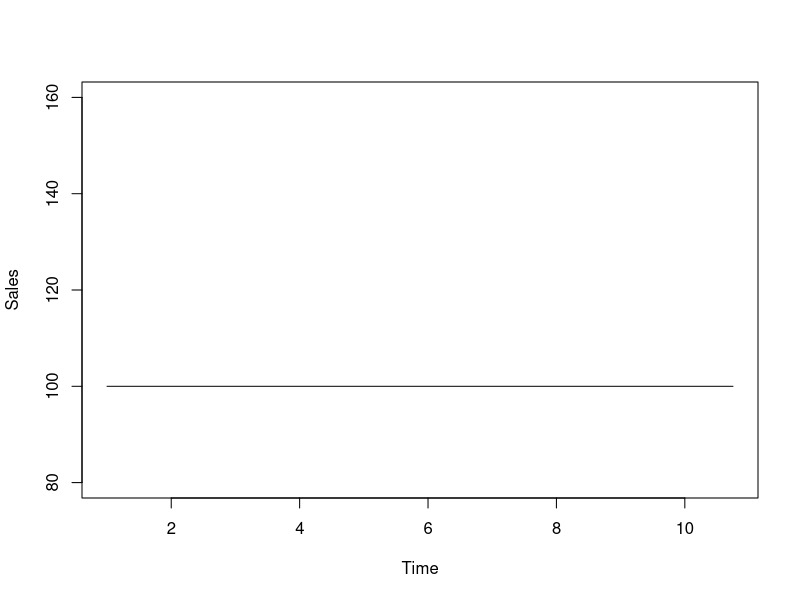
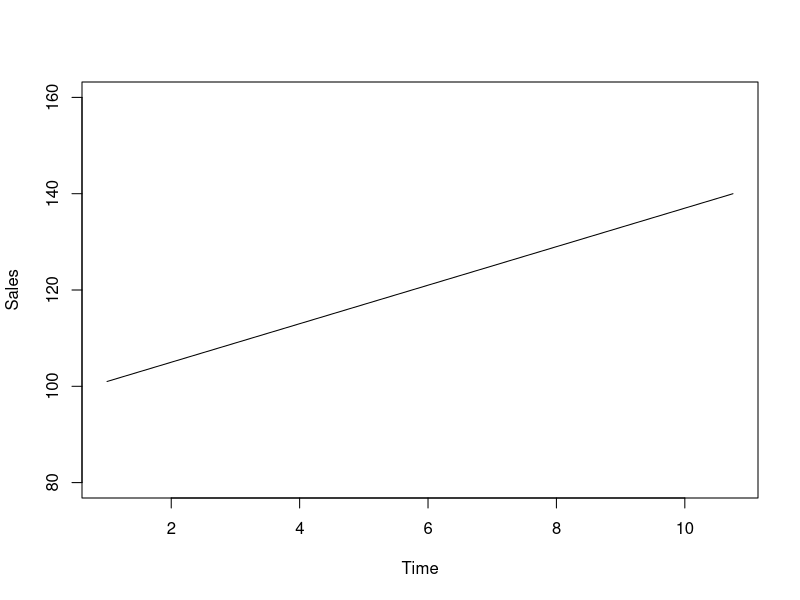
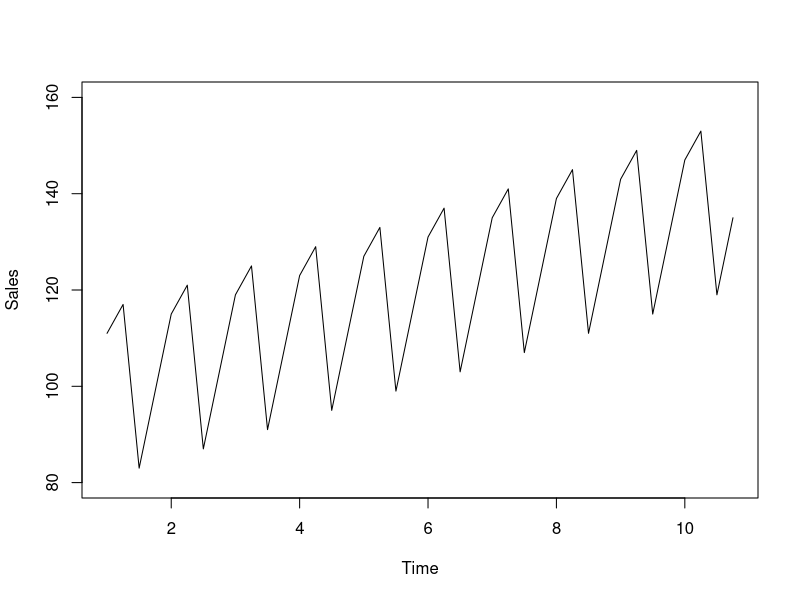
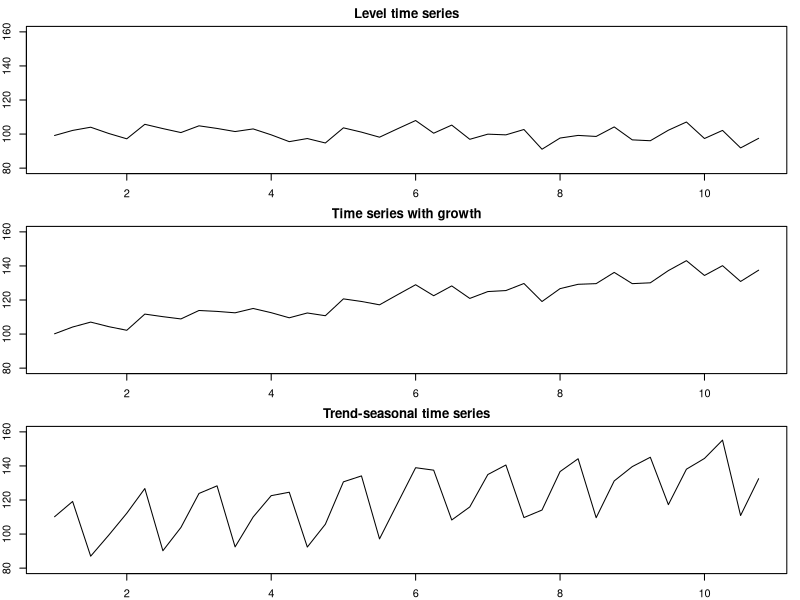
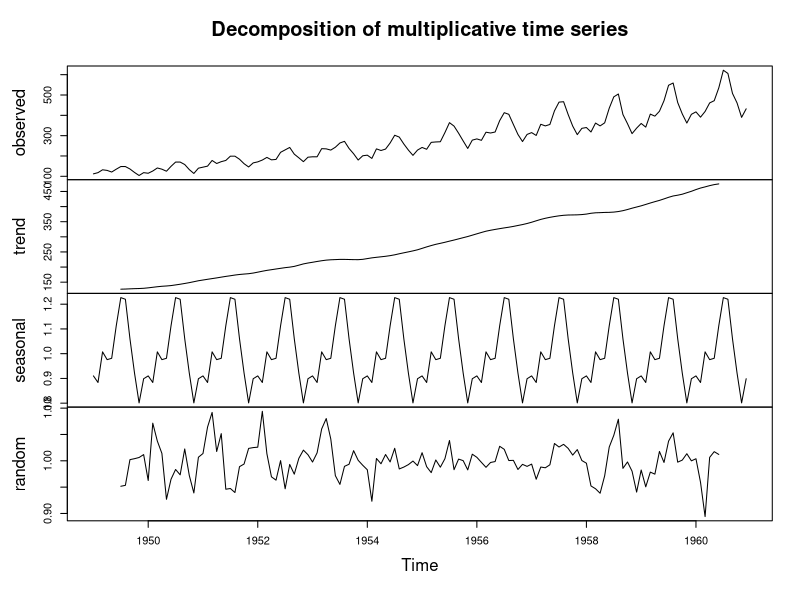
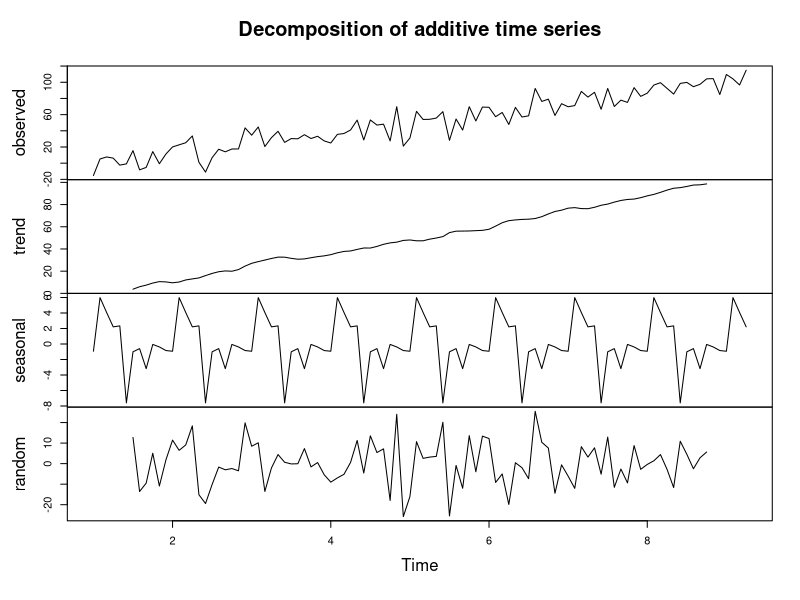

Generate these figures, in order, with R: (Note: this script raises an error after producing the figures.)
## ---- chunk 1
level <- rep(100,40)
plot(ts(level, frequency=4),
     type="l", xlab="Time", ylab="Sales", ylim=c(80,160))
## ---- chunk 2
growth <- c(1:40)
plot(ts(level+growth, frequency=4),
     type="l", xlab="Time", ylab="Sales", ylim=c(80,160))
## ---- chunk 3
seasonal <- rep(c(10,15,-20,-5),10)
plot(ts(level+growth+seasonal, frequency=4),
     type="l", xlab="Time", ylab="Sales", ylim=c(80,160))
## ---- chunk 4
par(mfcol=c(3,1),mar=c(2,2,2,1))
error <- rnorm(40,0,5)
plot(ts(level+error, frequency=4),
     type="l", xlab="Time", ylab="Sales", ylim=c(80,160), main="Level time series")
plot(ts(level+growth+error, frequency=4),
     type="l", xlab="Time", ylab="Sales", ylim=c(80,160), main="Time series with growth")
plot(ts(level+growth+seasonal+error, frequency=4),
     type="l", xlab="Time", ylab="Sales", ylim=c(80,160), main="Trend-seasonal time series")
## ---- chunk 5
decompose(AirPassengers,
          type="multiplicative") |>
    plot()
## ---- chunk 6
ts(c(1:100)+rnorm(100,0,10),frequency=12) |>
    decompose(type="additive") |>
    plot()
## ---- chunk 7
sim.sma(1, 120) |>
    sma(order=1,
        h=10, holdout=TRUE) |>
    plot(which=7, main="")
## ---- chunk 8
rnorm(120, 100, 10) |>
    es("ANN", persistence=0,
       h=10, holdout=TRUE) |>
    plot(which=7, main="")
## ---- chunk 9
y <- sim.sma(10,120)
par(mfcol=c(2,2), mar=c(2,2,2,1))
# SMA(1)
sma(y$data, order=1,
    h=10, holdout=TRUE) |>
    plot(which=7)
# SMA(10)
sma(y$data, order=10,
    h=10, holdout=TRUE) |>
    plot(which=7)
# SMA(20)
sma(y$data, order=20,
    h=10, holdout=TRUE) |>
    plot(which=7)
# SMA(110)
sma(y$data, order=110,
    h=10, holdout=TRUE) |>
    plot(which=7)
## ---- chunk 10
sim.ssarima(orders=list(i=1), lags=1, obs=120,
            constant=10) |>
    msarima(orders=list(i=1), constant=TRUE,
            h=10, holdout=TRUE) |>
    plot(which=7, main="")
## ---- chunk 11
xreg <- data.frame(y=rnorm(120, 10+5*c(1:120), 10))
testModel <- alm(y~trend, xreg, subset=c(1:100))
testModel |>
  forecast(tail(xreg, 20), h=20) |>
  plot(main="")
## ---- chunk 12
y <- sim.ssarima(orders=list(i=1), lags=4,
                 obs=120, sd=50)
msarima(y$data, orders=list(i=1), lags=4,
        h=10, holdout=TRUE) |>
    plot(which=7, main="")
## ---- chunk 13
par(mfcol=c(3,1), mar=c(2,2,3,1))
es(y, model="ANN", h=10, persistence=0.1) |>
    plot(which=7, main="SES with alpha=0.1")
es(y, model="ANN", h=10, persistence=0.3) |>
    plot(which=7, main="SES with alpha=0.3")
es(y, model="ANN", h=10, persistence=0.5) |>
    plot(which=7, main="SES with alpha=0.5")
## ---- chunk 14
ourModel <- es(y, model="ANN", h=10, loss="MSE")
plot(ourModel, 7, main=paste0("SES with alpha=",
                              round(ourModel$persistence,3)))
